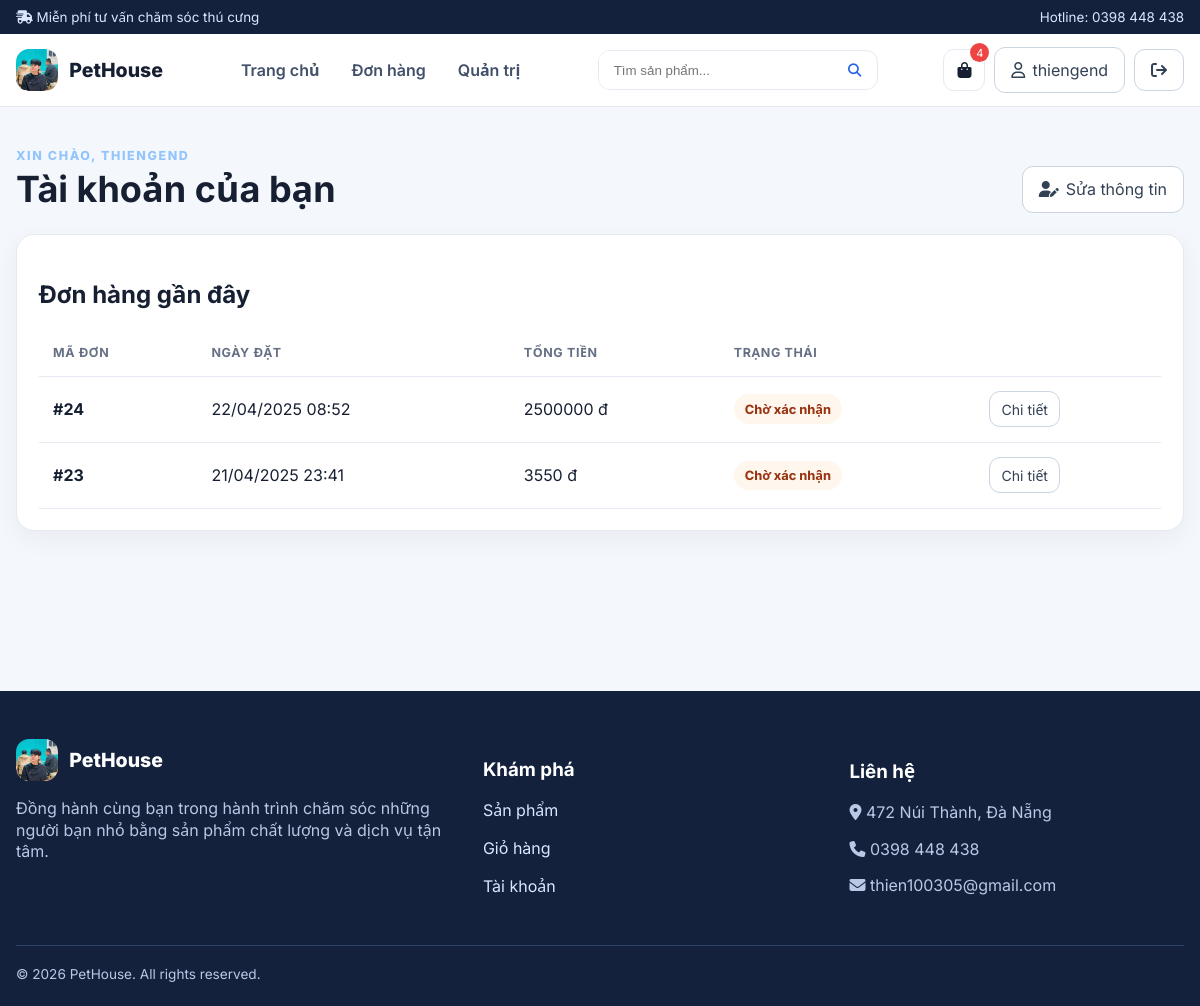
Screenshot of /profile/ (signed in) with the database file from the repository.
### accounts/models.py (models this page shows, shortened)
class Order(models.Model):
    PAYMENT_METHODS = (("cod", "Thanh toán khi nhận hàng"), ("bank", "Chuyển khoản ngân hàng"))
    STATUS_CHOICES = [
        ("pending", "Chờ xác nhận"),
        ("confirmed", "Đã xác nhận"),
        ("preparing", "Đang chuẩn bị hàng"),
        ("shipping", "Đang giao"),
        ("delivered", "Đã giao"),
        ("review", "Đã đánh giá"),
        ("cancelled", "Đã hủy"),
    ]
    STATUS_TRANSITIONS = {
        "pending": ("confirmed", "cancelled"),
        "confirmed": ("preparing", "cancelled"),
        "preparing": ("shipping", "cancelled"),
        "shipping": ("delivered",),
        "delivered": ("review",),
        "review": (),
        "cancelled": (),
    }
    user = models.ForeignKey(User, on_delete=models.PROTECT, related_name="orders")
    full_name = models.CharField(max_length=100)
    email = models.EmailField()
    phone = models.CharField(max_length=20)
    address = models.TextField()
    payment_method = models.CharField(max_length=10, choices=PAYMENT_METHODS)
    total_amount = models.DecimalField(max_digits=12, decimal_places=0, validators=[MinValueValidator(0)])
    status = models.CharField(max_length=20, choices=STATUS_CHOICES, default="pending")
    tracking_number = models.CharField(max_length=50, blank=True)
    estimated_delivery_date = models.DateField(null=True, blank=True)
    delivery_date = models.DateField(null=True, blank=True)
    delivery_time = models.TimeField(null=True, blank=True)
    is_auto_delivered = models.BooleanField(default=False)
    created_at = models.DateTimeField(auto_now_add=True)
    updated_at = models.DateTimeField(auto_now=True)
    class Meta:
        ordering = ["-created_at"]
    def refresh_delivery_status(self):
        if not (self.delivery_date and self.delivery_time) or self.is_auto_delivered:
            return False

### accounts/views.py (the view)
# urls.py: path("profile/", views.profile, name="profile"),
@login_required
def profile(request):
    orders = list(Order.objects.filter(user=request.user).prefetch_related("items__product"))
    for order in orders:
        order.refresh_delivery_status()
    return render(request, "profile.html", {"orders": orders})

### accounts/context_processors.py (called while the page is built)
def store_context(request):
    cart_count = 0
    if request.user.is_authenticated:
        cart_count = CartItem.objects.filter(cart__user=request.user).aggregate(total=Sum("quantity"))["total"] or 0
    return {"cart_count": cart_count}

### ecommerce/templates/profile.html
{% extends 'base.html' %}{% block title %}Tài khoản | PetHouse{% endblock %}{% block content %}<section class="section"><div class="container"><div class="section-heading"><div><span class="eyebrow">Xin chào, {{ user.first_name|default:user.username }}</span><h1>Tài khoản của bạn</h1></div><a class="btn btn-outline" href="{% url 'edit_profile' %}"><i class="fa-solid fa-user-pen"></i> Sửa thông tin</a></div><div class="panel"><h2>Đơn hàng gần đây</h2><div class="table-wrap"><table class="table"><thead><tr><th>Mã đơn</th><th>Ngày đặt</th><th>Tổng tiền</th><th>Trạng thái</th><th></th></tr></thead><tbody>{% for order in orders %}<tr><td><strong>#{{ order.id }}</strong></td><td>{{ order.created_at|date:'d/m/Y H:i' }}</td><td>{{ order.total_amount|floatformat:0 }} đ</td><td><span class="status status-{{ order.status }}">{{ order.get_status_display }}</span></td><td><a class="btn btn-outline btn-sm" href="{% url 'order_detail' order.id %}">Chi tiết</a></td></tr>{% empty %}<tr><td colspan="5" class="text-center muted">Bạn chưa có đơn hàng nào.</td></tr>{% endfor %}</tbody></table></div></div></div></section>{% endblock %}

### ecommerce/templates/base.html (shortened to what this page needs)
{% load static %}
<!doctype html>
<html lang="vi">
<head>
  <link rel="stylesheet" href="https://cdnjs.cloudflare.com/ajax/libs/font-awesome/6.5.2/css/all.min.css">
  <link rel="stylesheet" href="{% static 'css/store.css' %}">
</head>
<body>
  <div class="topbar"><div class="container topbar-inner"><span><i class="fa-solid fa-truck-fast"></i> Miễn phí tư vấn chăm sóc thú cưng</span><span>Hotline: 0398 448 438</span></div></div>
  <header class="site-nav">
    <div class="container nav-inner">
      <a class="brand" href="{% url 'home' %}"><img class="brand-mark" src="{% static 'images/pic.jpg' %}" alt="PetHouse"><span>PetHouse</span></a>
      <nav class="nav-links" aria-label="Điều hướng chính">
        <a class="nav-link" href="{% url 'home' %}">Trang chủ</a>
        {% if user.is_authenticated %}<a class="nav-link" href="{% url 'profile' %}">Đơn hàng</a>{% endif %}
        {% if user.is_staff %}<a class="nav-link" href="{% url 'admin_dashboard' %}">Quản trị</a>{% endif %}
      </nav>
      <form class="search-form" action="{% url 'search' %}" method="get" role="search">
        <input name="q" value="{{ request.GET.q }}" placeholder="Tìm sản phẩm..." aria-label="Tìm sản phẩm">
        <button aria-label="Tìm kiếm"><i class="fa-solid fa-magnifying-glass"></i></button>
      </form>
      <div class="nav-actions">
        {% if user.is_authenticated %}
          <a class="btn icon-btn" href="{% url 'cart' %}" aria-label="Giỏ hàng"><i class="fa-solid fa-bag-shopping"></i><span class="cart-badge">{{ cart_count|default:0 }}</span></a>
          <a class="btn btn-outline account-link" href="{% url 'profile' %}"><i class="fa-regular fa-user"></i> {{ user.username }}</a>
          <form action="{% url 'logout' %}" method="post">{% csrf_token %}<button class="btn btn-outline" aria-label="Đăng xuất"><i class="fa-solid fa-arrow-right-from-bracket"></i></button></form>
        {% else %}
          <a class="btn btn-outline" href="{% url 'login' %}">Đăng nhập</a><a class="btn btn-primary account-link" href="{% url 'register' %}">Đăng ký</a>
        {% endif %}
      </div>
    </div>
  </header>
  <main class="site-main">
    {% block content %}{% endblock %}
  </main>
  <footer class="footer"><div class="container"><div class="footer-grid"><div><a class="brand" href="{% url 'home' %}" style="color:white"><img class="brand-mark" src="{% static 'images/pic.jpg' %}" alt="">PetHouse</a><p>Đồng hành cùng bạn trong hành trình chăm sóc những người bạn nhỏ bằng sản phẩm chất lượng và dịch vụ tận tâm.</p></div><div><h3>Khám phá</h3><p><a href="{% url 'home' %}">Sản phẩm</a></p><p><a href="{% url 'cart' %}">Giỏ hàng</a></p><p><a href="{% url 'profile' %}">Tài khoản</a></p></div><div><h3>Liên hệ</h3><p><i class="fa-solid fa-location-dot"></i> 472 Núi Thành, Đà Nẵng</p><p><i class="fa-solid fa-phone"></i> 0398 448 438</p><p><i class="fa-solid fa-envelope"></i> thien100305@gmail.com</p></div></div><div class="footer-bottom">© {% now "Y" %} PetHouse. All rights reserved.</div></div></footer>
</body>
</html>

### ecommerce/static/css/store.css (style rules this page uses)
:root { --brand:#2563eb;--brand-dark:#1e40af;--ink:#172033;--muted:#667085;--surface:#fff;--soft:#f4f7fb;--line:#e5eaf2;--success:#159a68;--danger:#dc3545;--radius:18px;--shadow:0 14px 36px rgba(23,32,51,.09) }
* { box-sizing:border-box }
body { font-family:Inter,system-ui,-apple-system,"Segoe UI",sans-serif;color:var(--ink);background:var(--soft);margin:0 }
.site-main { min-height:65vh }
.container { width:min(1180px,calc(100% - 32px));margin:auto }
.topbar { background:#13213c;color:#dbe6ff;font-size:.84rem;padding:.5rem 0 }
.topbar-inner,.nav-inner,.row-between { display:flex;align-items:center;justify-content:space-between;gap:1rem }
.site-nav { background:rgba(255,255,255,.96);border-bottom:1px solid var(--line);position:sticky;top:0;z-index:100;backdrop-filter:blur(12px) }
.nav-inner { min-height:72px }
.brand { display:flex;align-items:center;gap:.7rem;font-weight:800;font-size:1.22rem;color:var(--ink);text-decoration:none }
.brand-mark { width:42px;height:42px;border-radius:13px;object-fit:cover }
.nav-links { display:flex;align-items:center;gap:.4rem }
.nav-link { color:#42506a;text-decoration:none;padding:.62rem .8rem;border-radius:10px;font-weight:600 }
.search-form { display:flex;min-width:280px;border:1px solid var(--line);border-radius:12px;background:white;overflow:hidden }
.search-form input { border:0;outline:0;padding:.72rem .9rem;width:100% }
.search-form button { border:0;background:transparent;color:var(--brand);padding:0 1rem }
.nav-actions { display:flex;align-items:center;gap:.55rem }
.btn { display:inline-flex;align-items:center;justify-content:center;gap:.45rem;border:1px solid transparent;border-radius:11px;padding:.72rem 1rem;font-weight:700;text-decoration:none;cursor:pointer;background:white;color:var(--ink);font:inherit }
.btn-outline { border-color:#cbd5e1;color:#334155;background:white }
.btn-sm { padding:.48rem .72rem;font-size:.88rem }
.icon-btn { width:42px;height:42px;padding:0;border:1px solid var(--line);position:relative }
.cart-badge { position:absolute;right:-5px;top:-7px;background:#ef4444;color:white;min-width:19px;height:19px;border-radius:99px;font-size:.69rem;display:grid;place-items:center }
.eyebrow { text-transform:uppercase;letter-spacing:.13em;font-weight:800;font-size:.78rem;color:#93c5fd }
.section { padding:2.3rem 0 }
.section-heading { display:flex;align-items:end;justify-content:space-between;gap:1rem;margin-bottom:1.35rem }
.section-heading h1,.section-heading h2 { margin:0;font-size:clamp(1.65rem,3vw,2.25rem) }
.panel { background:white;border:1px solid var(--line);border-radius:var(--radius);box-shadow:0 8px 26px rgba(23,32,51,.05);padding:1.35rem }
.footer { background:#13213c;color:#b9c8e5;margin-top:4rem;padding:3rem 0 1.5rem }
.footer-grid { display:grid;grid-template-columns:1.3fr 1fr 1fr;gap:2rem }
.footer h3 { color:white }
.footer a { color:#dbe6ff;text-decoration:none }
.footer-bottom { border-top:1px solid #2e4166;margin-top:2rem;padding-top:1.2rem;font-size:.85rem }
.table-wrap { overflow:auto }
.table { width:100%;border-collapse:collapse }
.table th,.table td { text-align:left;padding:.9rem;border-bottom:1px solid var(--line);white-space:nowrap }
.table th { color:var(--muted);font-size:.78rem;text-transform:uppercase;letter-spacing:.05em }
.status { display:inline-block;border-radius:99px;padding:.36rem .68rem;font-size:.8rem;font-weight:750;background:#eef2ff;color:#3730a3 }
.status-pending { background:#fff7ed;color:#9a3412 }

### rows the page displays
Order: id "24", created_at "22/04/2025 08:52", total_amount "2500000", status "Chờ xác nhận"
Order: id "23", created_at "21/04/2025 23:41", total_amount "3550", status "Chờ xác nhận"

### other values shown
{{ cart_count|default:0 }} "4"
{{ user.username }} "thiengend"
{{ user.first_name|default:user.username }} "THIENGEND"
